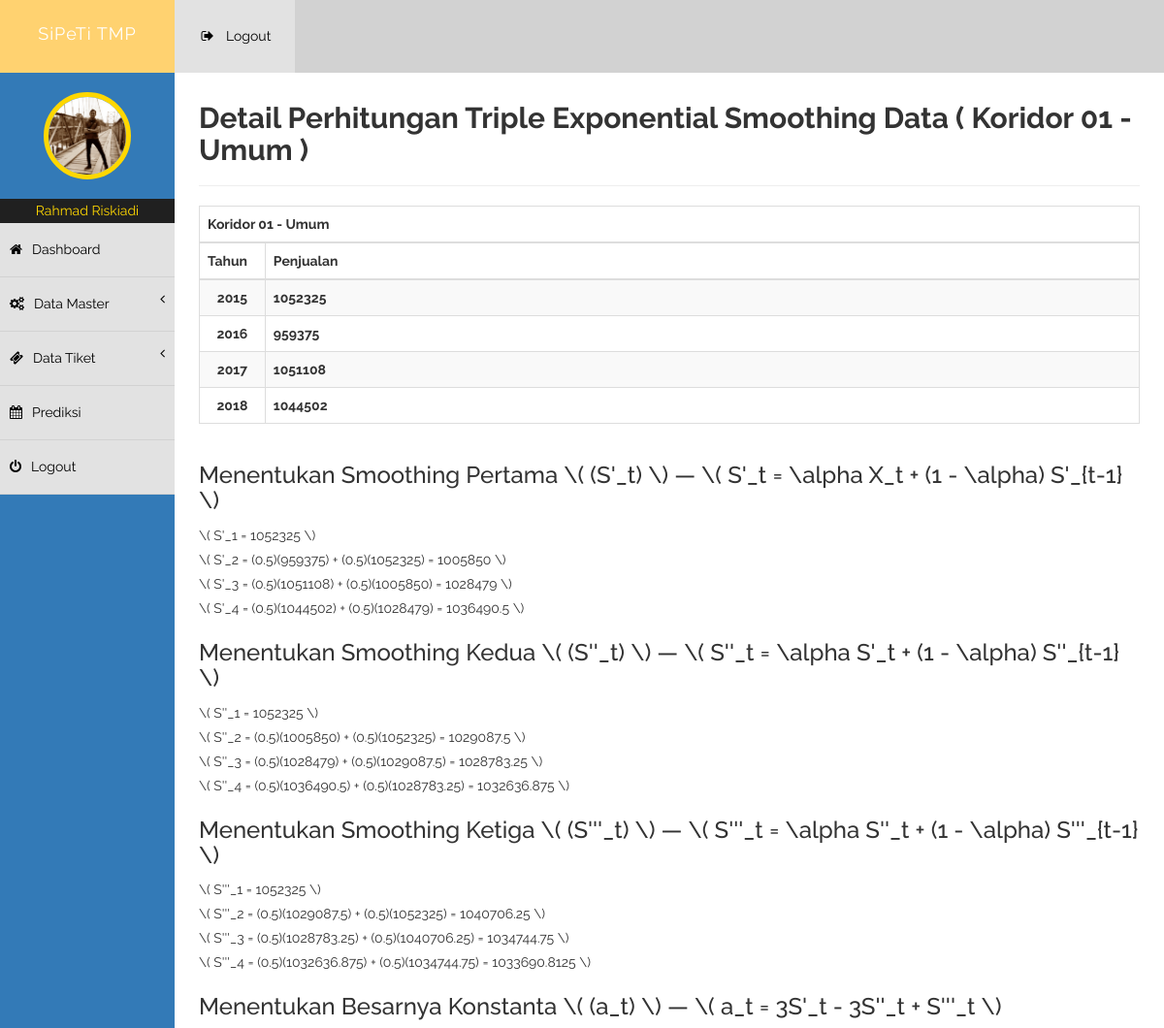
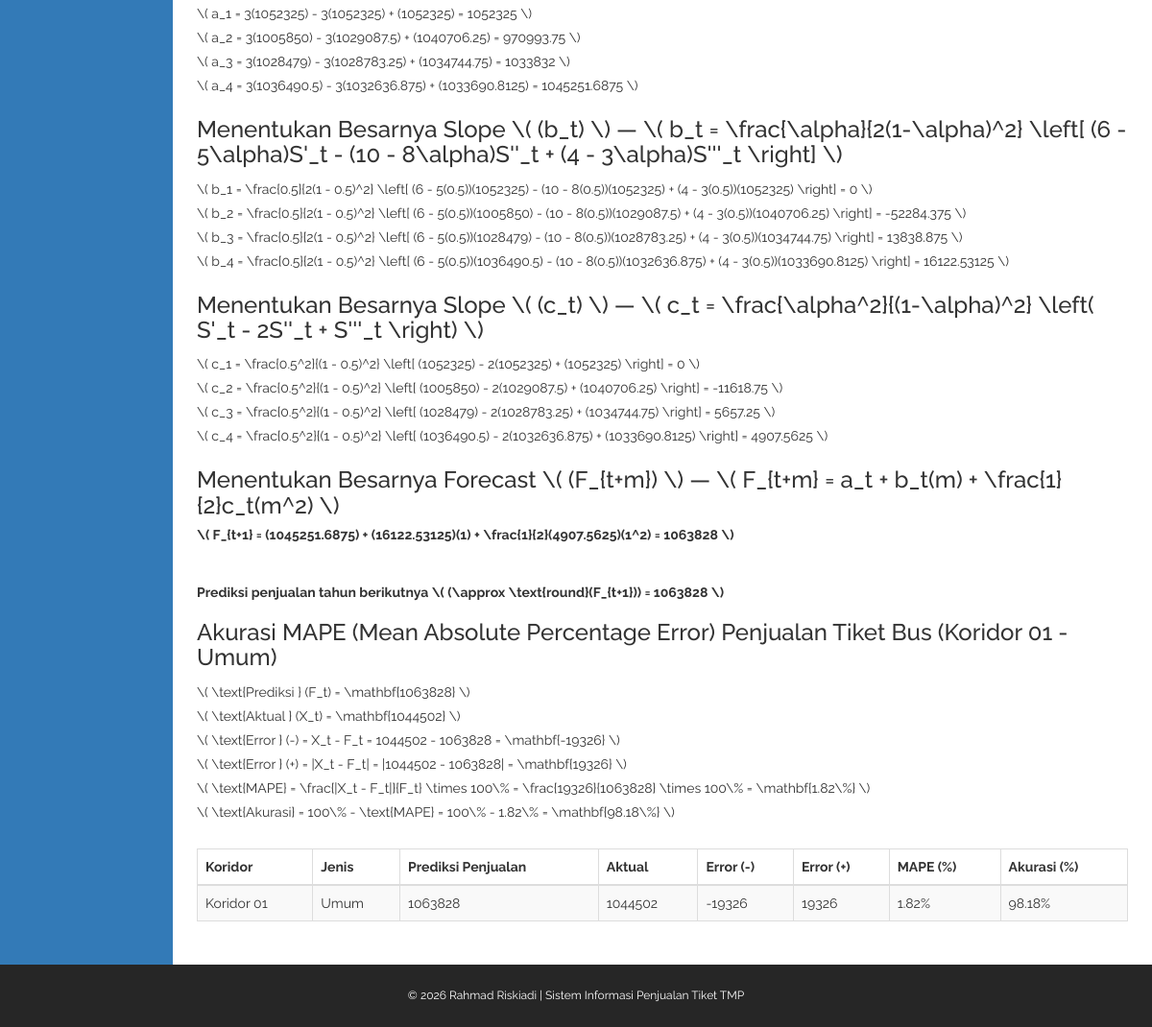
The app's page /prediksi/detail/1 (signed in) with its own data (2 pictures, top to bottom).
### tables this page shows
CREATE TABLE `koridor` (
  `id` int(11) NOT NULL,
  `jenisID` int(11) NOT NULL,
  `koridor` text NOT NULL
);

CREATE TABLE `jenis` (
  `id` int(11) NOT NULL,
  `jenisTiket` varchar(10) NOT NULL,
  `hargaTiket` bigint(10) NOT NULL
);

CREATE TABLE `pengaturan` (
  `pengaturan` varchar(20) NOT NULL,
  `value` double NOT NULL
);

CREATE TABLE `data_uji` (
  `id` int(11) NOT NULL,
  `koridorID` int(11) NOT NULL,
  `jumlah` int(11) NOT NULL,
  `tahun` year(4) NOT NULL
);

### func.php (the view, shortened to what this page needs)
<?php
$site=((!empty($_SERVER['HTTPS']) && $_SERVER['HTTPS'] !== 'off') || (isset($_SERVER['HTTP_X_FORWARDED_PROTO']) && $_SERVER['HTTP_X_FORWARDED_PROTO'] === 'https') ? "https" : "http")."://".$_SERVER['HTTP_HOST']."/";
$con = new mysqli('localhost','sql_skripsi_tes','@m3ck1nd4hTES','sql_skripsi_tes');
$con->query("SET sql_mode=(SELECT REPLACE(@@sql_mode,'ONLY_FULL_GROUP_BY',''))");
function modul($m){
	if(empty($m)){
		include "modul/home/home.php";
	}elseif($m=='logout'){
		if (session_status() === PHP_SESSION_NONE) {
			session_start();
		}
		session_destroy();
		javascript('','redirect');
	}else{
		return include "modul/$m/$m.php";
	}
}
function menu(){
	global $site;
	$l=$_SESSION['level'] ?? '';
	switch($l){
		case '1':
		echo  '     <li><a class="" href="'.$site.'" ><i class="fa fa-home "></i>Dashboard</a></li>
                    <li>
					    <a href="javascript:void(0);"><i class="fa fa-gears "></i>Data Master <span class="fa arrow"></span></a>
						<ul class="nav nav-second-level">
					        <li><a href="'.$site.'user"><i class="fa fa-user "></i>Pengguna </a></li>
					        <li><a href="'.$site.'jenis"><i class="fa fa-check-circle-o "></i>Jenis </a></li>
					        <li><a href="'.$site.'koridor"><i class="fa  fa-bus"></i>Koridor </a></li>
                            <li><a href="'.$site.'pengaturan"><i class="fa  fa-at"></i>Nilai Aplha </a></li>
						</ul>
					</li>
					<li>
						<a href="javascript:void(0);"><i class="fa fa-ticket "></i>Data Tiket <span class="fa arrow"></span></a>
						 <ul class="nav nav-second-level">
						 <li><a href="'.$site.'penjualan"><i class="fa fa-dollar"></i>Penjualan </a></li>
						 <li><a href="'.$site.'datauji"><i class="fa fa-table"></i>Data Uji </a></li>
						 </ul>
					</li>
                    <li><a href="'.$site.'prediksi"><i class="fa fa-calendar"></i>Prediksi </a></li>
					<li><a href="'.$site.'logout"><i class="fa fa-power-off "></i>Logout</a></li>
					  ';
			break;
	}
}
function prediksi($koridorID){
	global $con;
	$a=$con->query("SELECT value FROM pengaturan")->fetch_object();
	$koridor=$con->query("SELECT * FROM koridor a, jenis b WHERE a.jenisID=b.id AND a.id='$_GET[id]'")->fetch_object();
	  echo '
	  <h2><b>Detail Perhitungan Triple Exponential Smoothing Data ( '.$koridor->koridor.' - '.$koridor->jenisTiket.' )</b></h2><hr/>
	  <div class="table-responsive">
                            <table class="table table-striped table-bordered table-hover">
                                <thead>
									<tr>
										<th colspan="2">'.$koridor->koridor.' - '.$koridor->jenisTiket.'</th>
                                    </tr>
                                    <tr>
                                        <th style="width:7%;">Tahun</th>
										<th>Penjualan</th>
                                    </tr>
                                </thead>
                                <tbody>';
									$t=$con->query("SELECT tahun,koridor FROM penjualan a, koridor b WHERE a.koridorID=b.id AND a.koridorID='$koridorID' GROUP BY tahun ORDER BY tahun ASC");
									$i=1;
									while($r=$t->fetch_object()){
										$tahun[$i]=$r->tahun;
										$jml=$con->query("SELECT sum(jumlah) AS jumlah FROM penjualan WHERE koridorID='$koridorID' AND tahun='$r->tahun' ")->fetch_object();
										$penjualan[$i]=$jml->jumlah;
										echo "<tr>
										<th class='text-center'>$r->tahun</th>
										<th>$penjualan[$i]</th>
										</tr>";
									$i++;
									}
									echo '
                                </tbody>
                            </table>
                        </div>';
    echo "<h3>Menentukan Smoothing Pertama \\( (S'_t) \\) &mdash; \\( S'_t = \\alpha X_t + (1 - \\alpha) S'_{t-1} \\)</h3>";
    for($i=1;$i<=count($tahun);$i++){
        if($i==1){
            $sSingle[$i]=$penjualan[$i];
            echo "\\( S'_{$i} = {$sSingle[$i]} \\)<br/>";
        }elseif($i==2){
            $aa=1-$a->value;
            $st=$penjualan[$i-1];
            $sSingle[$i]=($a->value*$penjualan[$i])+($aa*$st);
            echo "\\( S'_{$i} = ({$a->value})({$penjualan[$i]}) + ({$aa})({$st}) = {$sSingle[$i]} \\)<br/>";
        }else{
            $aa=1-$a->value;
            $sSingle[$i]=($a->value*$penjualan[$i])+($aa*$sSingle[$i-1]);
            echo "\\( S'_{$i} = ({$a->value})({$penjualan[$i]}) + ({$aa})(".$sSingle[$i-1].") = {$sSingle[$i]} \\)<br/>";
        }
    }
    echo "<h3>Menentukan Smoothing Kedua \\( (S''_t) \\) &mdash; \\( S''_t = \\alpha S'_t + (1 - \\alpha) S''_{t-1} \\)</h3>";
    for($i=1;$i<=count($tahun);$i++){
        if($i==1){
            $sDouble[$i]=$penjualan[$i];
            echo "\\( S''_{$i} = {$sSingle[$i]} \\)<br/>";
        }elseif($i==2){
            $aa=1-$a->value;
            $st=$penjualan[$i-1];
            $sDouble[$i]=($a->value*$sSingle[$i])+($aa*$st);
            echo "\\( S''_{$i} = ({$a->value})({$sSingle[$i]}) + ({$aa})({$st}) = {$sDouble[$i]} \\)<br/>";
        }else{
            $aa=1-$a->value;
            $sDouble[$i]=($a->value*$sSingle[$i])+($aa*$sDouble[$i-1]);
            echo "\\( S''_{$i} = ({$a->value})({$sSingle[$i]}) + ({$aa})(".$sDouble[$i-1].") = {$sDouble[$i]} \\)<br/>";
        }
    }
    echo "<h3>Menentukan Smoothing Ketiga \\( (S'''_t) \\) &mdash; \\( S'''_t = \\alpha S''_t + (1 - \\alpha) S'''_{t-1} \\)</h3>";
    for($i=1;$i<=count($tahun);$i++){
        if($i==1){
            $sTriple[$i]=$penjualan[$i];
            echo "\\( S'''_{$i} = {$sDouble[$i]} \\)<br/>";
        }elseif($i==2){
            $aa=1-$a->value;
            $st=$penjualan[$i-1];
            $sTriple[$i]=($a->value*$sDouble[$i])+($aa*$st);
            echo "\\( S'''_{$i} = ({$a->value})({$sDouble[$i]}) + ({$aa})({$st}) = {$sTriple[$i]} \\)<br/>";
        }else{
            $aa=1-$a->value;
            $sTriple[$i]=($a->value*$sDouble[$i])+($aa*$sTriple[$i-1]);
            echo "\\( S'''_{$i} = ({$a->value})({$sDouble[$i]}) + ({$aa})(".$sTriple[$i-1].") = {$sTriple[$i]} \\)<br/>";
        }
    }
    echo "<h3>Menentukan Besarnya Konstanta \\( (a_t) \\) &mdash; \\( a_t = 3S'_t - 3S''_t + S'''_t \\)</h3>";
    for($i=1;$i<=count($tahun);$i++){
        $at[$i]=(3*$sSingle[$i])-(3*$sDouble[$i])+$sTriple[$i];
        echo "\\( a_{$i} = 3({$sSingle[$i]}) - 3({$sDouble[$i]}) + ({$sTriple[$i]}) = {$at[$i]} \\)<br/>";
    }
    echo "<h3>Menentukan Besarnya Slope \\( (b_t) \\) &mdash; \\( b_t = \\frac{\\alpha}{2(1-\\alpha)^2} \\left[ (6 - 5\\alpha)S'_t - (10 - 8\\alpha)S''_t + (4 - 3\\alpha)S'''_t \\right] \\)</h3>";
    for($i=1;$i<=count($tahun);$i++){
        $alp  = $a->value;
        $alp2 = 2*(pow(1-$alp,2));
        $alp3 = $alp/$alp2;
        $bt[$i]=$alp3*(((6-5*($alp))*$sSingle[$i])-((10-8*($alp))*$sDouble[$i])+((4-3*($alp))*$sTriple[$i]));
        echo "\\( b_{$i} = \\frac{{$a->value}}{2(1 - {$a->value})^2} \\left[ (6 - 5({$alp}))({$sSingle[$i]}) - (10 - 8({$alp}))({$sDouble[$i]}) + (4 - 3({$alp}))({$sTriple[$i]}) \\right] = {$bt[$i]} \\)<br/>";
    }
    echo "<h3>Menentukan Besarnya Slope \\( (c_t) \\) &mdash; \\( c_t = \\frac{\\alpha^2}{(1-\\alpha)^2} \\left( S'_t - 2S''_t + S'''_t \\right) \\)</h3>";
    for($i=1;$i<=count($tahun);$i++){
        $alp  = $a->value;
        $alp2 = pow($alp,2)/pow(1-$alp,2);
        $ct[$i]=$alp2*(($sSingle[$i])-(2*$sDouble[$i])+($sTriple[$i]));
        echo "\\( c_{$i} = \\frac{{$alp}^2}{(1 - {$alp})^2} \\left[ ({$sSingle[$i]}) - 2({$sDouble[$i]}) + ({$sTriple[$i]}) \\right] = {$ct[$i]} \\)<br/>";
    }
    echo "<h3>Menentukan Besarnya Forecast \\( (F_{t+m}) \\) &mdash; \\( F_{t+m} = a_t + b_t(m) + \\frac{1}{2}c_t(m^2) \\)</h3>";
    $lastAt = end($at);
    $lastBt = end($bt);
    $lastCt = end($ct);
    $ft = $lastAt + ($lastBt * 1) + (0.5 * $lastCt * pow(1, 2));
    echo "<h5><b>\\( F_{t+1} = ({$lastAt}) + ({$lastBt})(1) + \\frac{1}{2}({$lastCt})(1^2) = {$ft} \\)</b></h5><br>";
    $s=$ft;
    $nb= round($s);
    echo "<h5><b>Prediksi penjualan tahun berikutnya \\( (\\approx \\text{round}(F_{t+1})) = {$nb} \\)</b></h5><p/>";
    echo "<h3>Akurasi MAPE (Mean Absolute Percentage Error) Penjualan Tiket Bus (".$koridor->koridor." - ".$koridor->jenisTiket.")</h3>";
    $dataUji=$con->query("SELECT * FROM data_uji WHERE koridorID='$koridorID'")->fetch_object();
    $prediksi=round($s);
    if(empty($dataUji->jumlah)){
        $aktual=0;
    }else{
        $aktual=$dataUji->jumlah;
    }
    $errorMin=$aktual-$prediksi;
    $error=abs($errorMin);
    $mape=number_format(($error/$prediksi)*100,2,'.','');
    $akurasi=100-(float)$mape;
    echo "
 \\( \\text{Prediksi } (F_t) = \\mathbf{{$prediksi}} \\) <br/>
 \\( \\text{Aktual } (X_t) = \\mathbf{{$aktual}} \\)<br/>
 \\( \\text{Error } (-) = X_t - F_t = {$aktual} - {$prediksi} = \\mathbf{{$errorMin}} \\)<br/>
 \\( \\text{Error } (+) = |X_t - F_t| = |{$aktual} - {$prediksi}| = \\mathbf{{$error}} \\)<br/>
 \\( \\text{MAPE} = \\frac{|X_t - F_t|}{F_t} \\times 100\\% = \\frac{{$error}}{{$prediksi}} \\times 100\\% = \\mathbf{{$mape}\\%} \\)<br/>
 \\( \\text{Akurasi} = 100\\% - \\text{MAPE} = 100\\% - {$mape}\\% = \\mathbf{{$akurasi}\\%} \\) <br/><br/>
 <div class='table-responsive'>
    <table class='table table-striped table-bordered table-hover'>
        <thead>
            <tr>
                <th>Koridor</th>
                <th>Jenis</th>
                <th>Prediksi Penjualan</th>
                <th>Aktual</th>
                <th>Error (-)</th>
                <th>Error (+)</th>
                <th>MAPE (%)</th>
                <th>Akurasi (%)</th>
            </tr>
        </thead>
        <tbody>
            <tr>
                <td>{$koridor->koridor}</td>
                <td>{$koridor->jenisTiket}</td>
                <td>{$prediksi}</td>
                <td>{$aktual}</td>
                <td>{$errorMin}</td>
                <td>{$error}</td>
                <td>{$mape}%</td>
                <td>{$akurasi}%</td>
            </tr>
        </tbody>
    </table>
 </div>";
}
?>

### assets/css/style.css (style rules this page uses)
body { font-family: 'Raleway', sans-serif; line-height:25px; font-size:14px; }
.arrow { float: right; }
.fa.arrow:before { content: "\f104"; }
.sidebar-collapse .nav > li > a { color: #000; background: #E2E2E2; text-shadow: none; border-bottom: 1px solid #D2D2D2; }
.sidebar-collapse > .nav > li > a { padding: 15px 10px; }
.nav > li > a > i { margin-right: 10px; }

### records on screen
koridor: koridor "Koridor 01", jenisID.jenisTiket "Umum"
pengaturan: value "0.5"
data_uji: jumlah "1044502", jumlah "-19326", jumlah "19326", jumlah "1.82", jumlah "98.18"

### other values on screen
$aplikasi "SiPeTi TMP"
$develop "Rahmad Riskiadi"
$r->tahun "2015"
$penjualan[$i] "1052325"
$r->tahun "2016"
$penjualan[$i] "959375"
$r->tahun "2017"
$penjualan[$i] "1051108"
$r->tahun "2018"
$penjualan[$i] "1044502"
$sSingle[$i] "1052325"
$st "1052325"
$sSingle[$i] "1005850"
$sSingle[$i-1] "1005850"
$sSingle[$i] "1028479"
